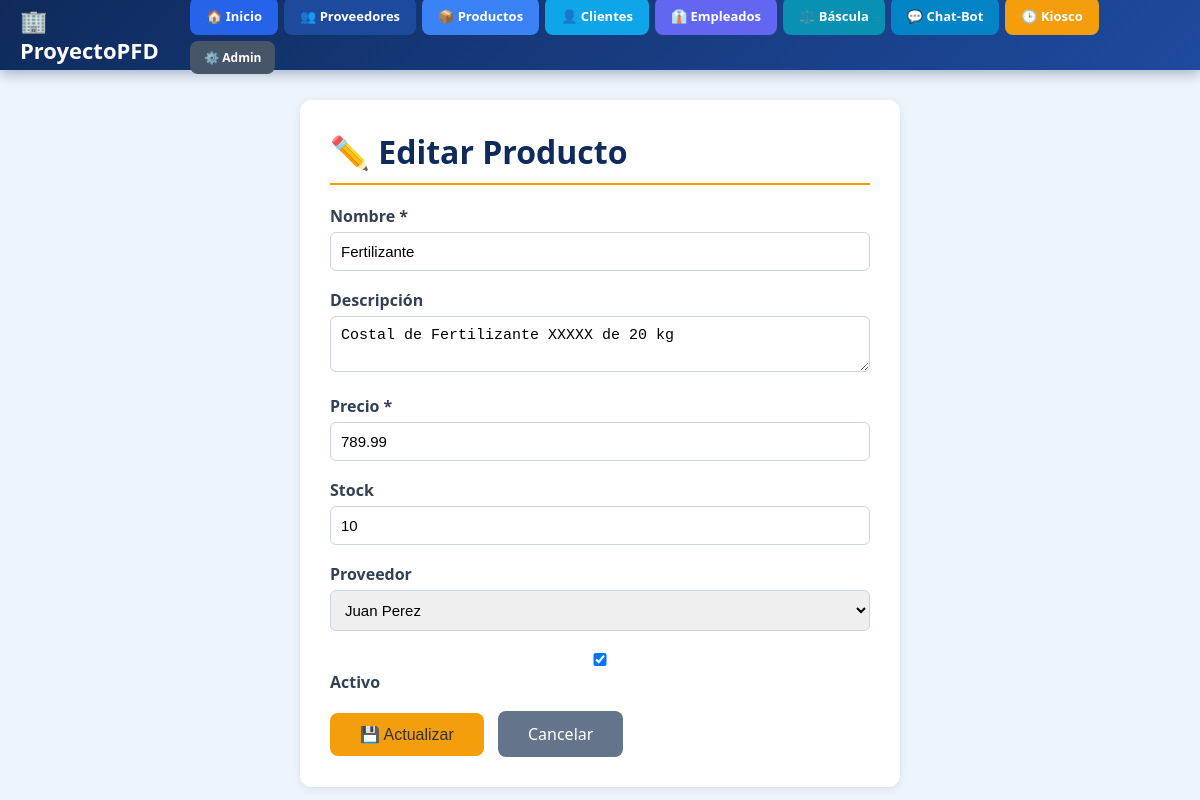
The app's page /productos/editar/1/ with its own data.
### Productos/models.py (models this page shows, shortened)
class Producto(models.Model):
    nombre = models.CharField(max_length=100, verbose_name="Nombre")
    descripcion = models.TextField(blank=True, null=True, verbose_name="Descripción")
    precio = models.DecimalField(max_digits=10, decimal_places=2, verbose_name="Precio")
    stock = models.IntegerField(default=0, verbose_name="Stock")
    proveedor = models.ForeignKey(Proveedor, on_delete=models.SET_NULL, null=True, blank=True, verbose_name="Proveedor")
    activo = models.BooleanField(default=True)
    fecha_creacion = models.DateTimeField(auto_now_add=True)
    class Meta:
        verbose_name = "Producto"
        verbose_name_plural = "Productos"
        ordering = ['nombre']

### Proveedores/models.py (models this page shows, shortened)
class Proveedor(models.Model):
    nombre = models.CharField(max_length=100, verbose_name="Nombre")
    rfc = models.CharField(max_length=13, blank=True, null=True, verbose_name="RFC")
    direccion = models.TextField(verbose_name="Dirección")
    email = models.EmailField(max_length=100, blank=True, null=True, verbose_name="Email")
    activo = models.BooleanField(default=True, verbose_name="Activo")
    fecha_registro = models.DateTimeField(auto_now_add=True)
    class Meta:
        verbose_name = "Proveedor"
        verbose_name_plural = "Proveedores"
        ordering = ['nombre']

### Productos/views.py (the view, shortened to what this page needs)
# urls.py: path('editar/<int:id>/', views.editar_producto, name='editar_producto'),
def editar_producto(request, id):
    producto = get_object_or_404(Producto, id=id)
    proveedores = Proveedor.objects.filter(activo=True)
    return render(request, 'Productos/editar.html', {'producto': producto, 'proveedores': proveedores})

### Productos/templates/Productos/editar.html (shortened to what this page needs)
{% extends 'base.html' %}
{% block contenido %}
<div class="form-container">
    <h1>✏️ Editar Producto</h1>
    <form method="post">
        <div class="form-group"><label>Nombre *</label><input type="text" name="nombre" value="{{ producto.nombre }}" required></div>
        <div class="form-group"><label>Descripción</label><textarea name="descripcion">{{ producto.descripcion }}</textarea></div>
        <div class="form-group"><label>Precio *</label><input type="number" name="precio" step="0.01" value="{{ producto.precio }}" required></div>
        <div class="form-group"><label>Stock</label><input type="number" name="stock" value="{{ producto.stock }}"></div>
        <div class="form-group">
            <label>Proveedor</label>
            <select name="proveedor">
                {% for prov in proveedores %}
                <option value="{{ prov.id }}" {% if producto.proveedor_id == prov.id %}selected{% endif %}>{{ prov.nombre }}</option>
                {% endfor %}
            </select>
        </div>
        <div class="form-group"><label><input type="checkbox" name="activo" {% if producto.activo %}checked{% endif %}> Activo</label></div>
        <button type="submit" class="btn-save">💾 Actualizar</button>
        <a href="{% url 'lista_productos' %}" class="btn-cancel">Cancelar</a>
    </form>
</div>
{% endblock %}

### templates/base.html (style rules this page uses)
* { margin: 0; padding: 0; box-sizing: border-box; }
body { font-family: 'Segoe UI', Arial, sans-serif; background: #eef4fb; min-height: 100vh; }

### Productos/templates/Productos/editar.html (style rules this page uses)
.form-container { background: white; padding: 30px; border-radius: 12px; max-width: 600px; margin: 0 auto; box-shadow: 0 2px 8px rgba(0,50,120,0.1); }
h1 { color: #0f2b5c; margin-bottom: 20px; border-bottom: 2px solid #f59e0b; padding-bottom: 10px; }
.form-group { margin-bottom: 18px; }
label { display: block; margin-bottom: 5px; font-weight: bold; color: #334155; }
input, select, textarea { width: 100%; padding: 10px; border: 1px solid #cbd5e1; border-radius: 6px; font-size: 15px; }
.btn-save { background: #f59e0b; color: #333; padding: 12px 30px; border: none; border-radius: 8px; font-size: 16px; cursor: pointer; }
.btn-cancel { background: #64748b; color: white; padding: 12px 30px; border-radius: 8px; text-decoration: none; margin-left: 10px; display: inline-block; }

### records on screen
Producto: nombre "Fertilizante", descripcion "Costal de Fertilizante XXXXX de 20 kg", precio "789.99", stock "10", proveedor "Juan Perez", activo "☑"
